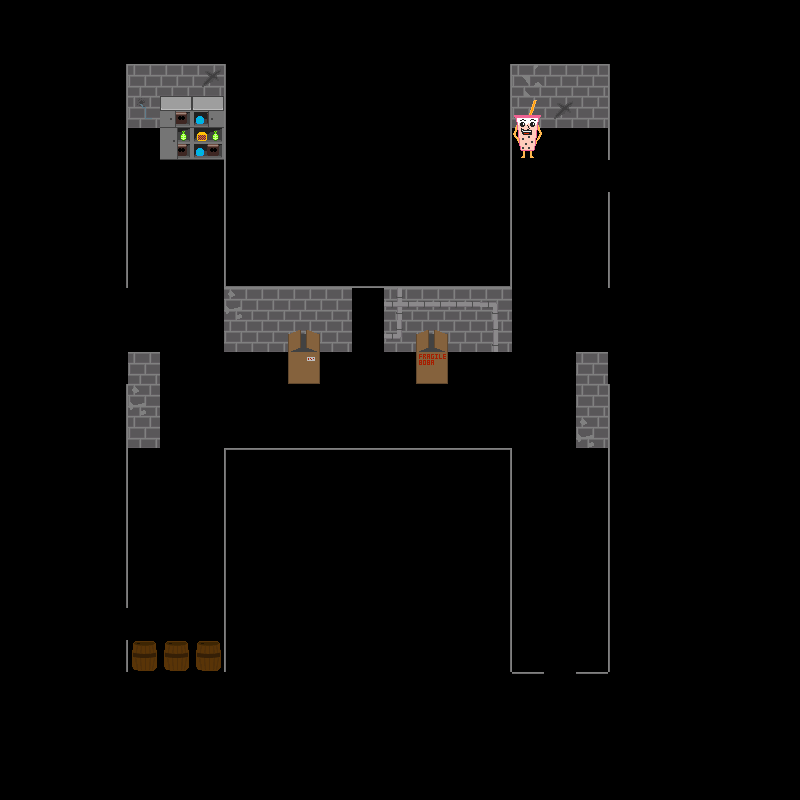

A level layout from a 2D game, rendered from its tile map. Below: a short description, then the map file with tile-grid data replaced by summaries:
An orthogonal 25x25 tile map with 32x32 px tiles, 3 tile layers (wallLayer, objectLayer, objectAboveLayer), 2 hidden layers not drawn, 2 tilesets and 4 objects.

<map version="1.2" tiledversion="1.2.3" orientation="orthogonal" renderorder="right-down" width="25" height="25" tilewidth="32" tileheight="32" infinite="0" nextlayerid="7" nextobjectid="5">
 <tileset firstgid="1" name="floor1tiles" tilewidth="32" tileheight="32" tilecount="81" columns="9">
  <image source="../../assets/Floor 1/Floors/f1spritesheet.png" width="288" height="288" />
  <tile id="21">
   <properties>
    <property name="door" value="down" />
   </properties>
  </tile>
  <tile id="22">
   <properties>
    <property name="door" value="left" />
   </properties>
  </tile>
  <tile id="23">
   <properties>
    <property name="door" value="right" />
   </properties>
  </tile>
  <tile id="24">
   <properties>
    <property name="door" value="up" />
   </properties>
  </tile>
 </tileset>
 <tileset firstgid="82" name="objects" tilewidth="32" tileheight="32" tilecount="20" columns="4">
  <image source="../../assets/Floor 1/Floors/objspritesheet.png" width="128" height="160" />
 </tileset>
 <layer id="1" name="backgroundLayer" width="25" height="25" visible="0">
  <data>[625 cells, 625 non-empty, 10 distinct tile ids]</data>
 </layer>
 <layer id="2" name="wallLayer" width="25" height="25">
  <data>[625 cells, 141 non-empty, 19 distinct tile ids]</data>
 </layer>
 <layer id="3" name="objectLayer" width="25" height="25">
  <data>[625 cells, 10 non-empty, 8 distinct tile ids]</data>
 </layer>
 <layer id="4" name="objectAboveLayer" width="25" height="25">
  <data>[625 cells, 3 non-empty, 2 distinct tile ids]</data>
 </layer>
 <objectgroup id="6" name="doorLayer">
  <object id="1" gid="81" x="608" y="192" width="32" height="32">
   <properties>
    <property name="door" value="right" />
   </properties>
  </object>
  <object id="2" gid="81" x="352" y="352" width="32" height="32">
   <properties>
    <property name="door" value="up" />
   </properties>
  </object>
  <object id="3" gid="81" x="96" y="640" width="32" height="32">
   <properties>
    <property name="door" value="left" />
   </properties>
  </object>
  <object id="4" gid="81" x="544" y="704" width="32" height="32">
   <properties>
    <property name="door" value="down" />
   </properties>
  </object>
 </objectgroup>
 <layer id="5" name="aboveLayer" width="25" height="25" visible="0">
  <data>[625 cells, 6 non-empty, 6 distinct tile ids]</data>
 </layer>
</map>
